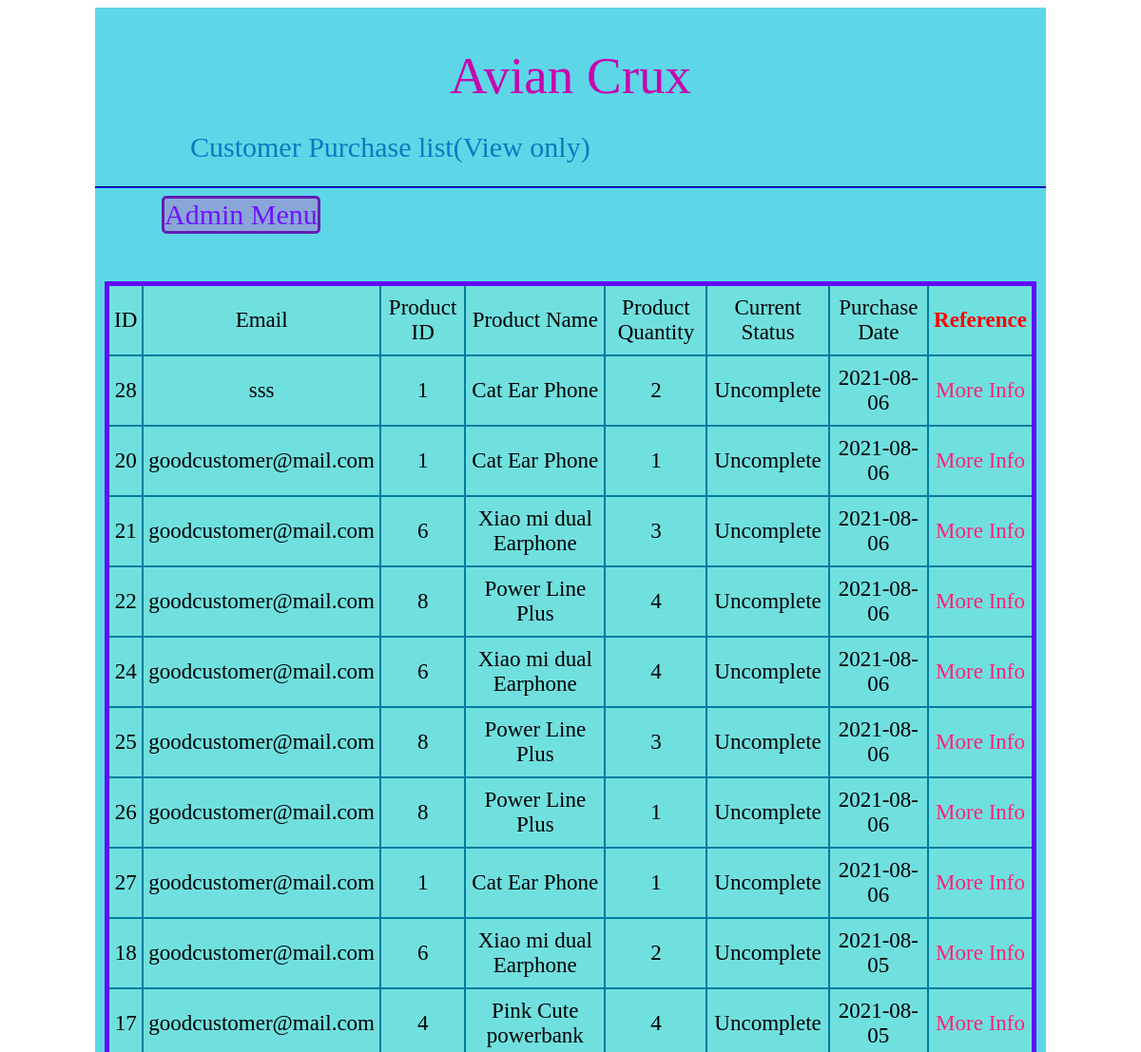
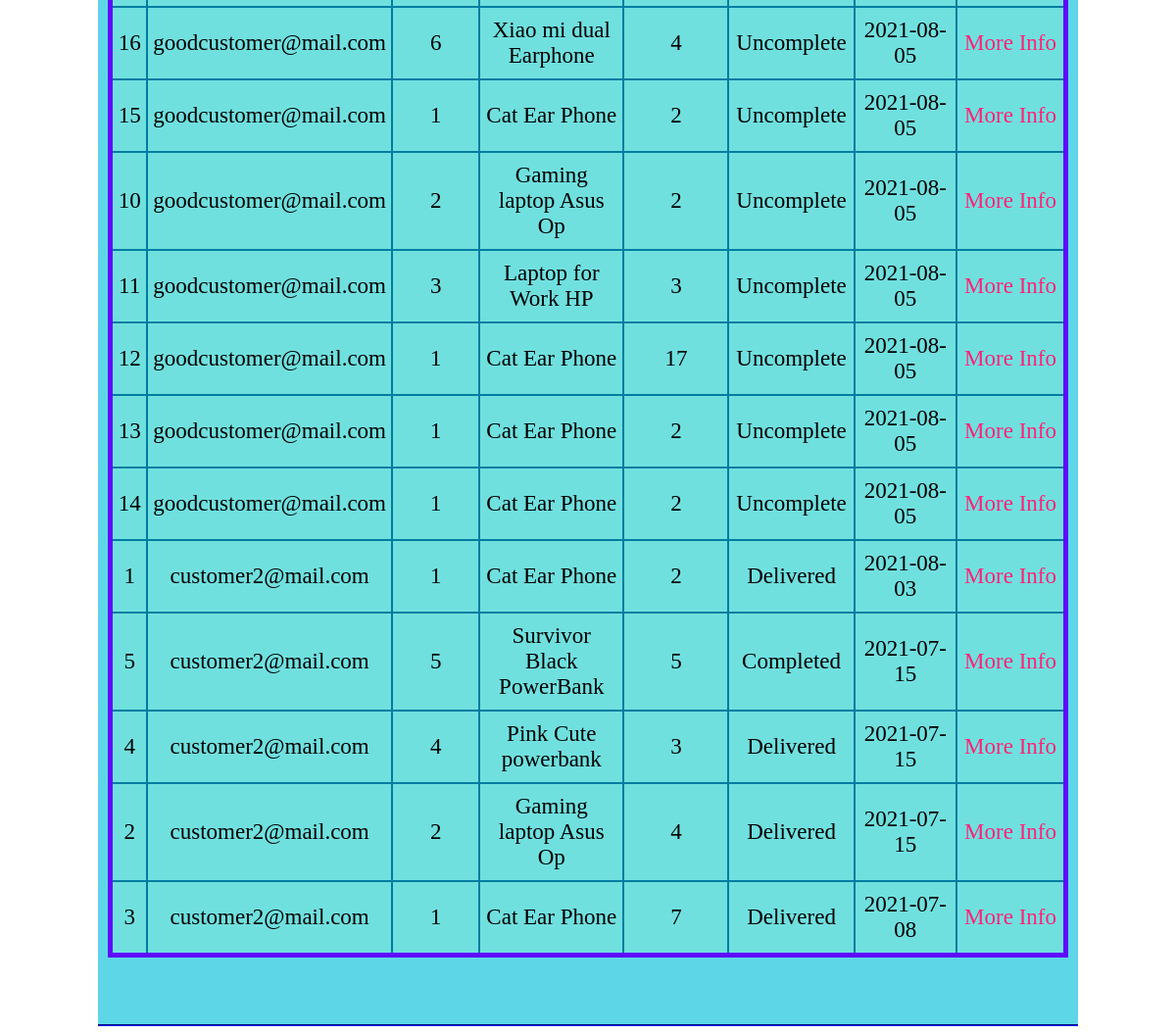
Screenshot of /AdminCustomerPurchaseList.php (signed in) with the database file from the repository (2 pictures, top to bottom).
### tables this page shows
CREATE TABLE `customerpurchaselist` (
  `PurchaseID` int(11) NOT NULL,
  `UserEmail` varchar(30) NOT NULL,
  `Quantity` int(11) NOT NULL,
  `ProductID` int(11) NOT NULL,
  `Status` varchar(50) NOT NULL,
  `PurchaseDate` date DEFAULT NULL,
  `DeliveryDate` date DEFAULT NULL,
  `ManagerID` int(11) DEFAULT NULL
);

CREATE TABLE `productlist` (
  `ProductID` int(11) NOT NULL,
  `ProductName` varchar(255) NOT NULL,
  `ProductDescription` varchar(255) NOT NULL,
  `ProductCategory` varchar(255) NOT NULL,
  `ProductStock` int(11) NOT NULL,
  `ProductCost` decimal(10,2) NOT NULL,
  `ProductPrice` decimal(10,2) NOT NULL,
  `ProductPicture` varchar(255) NOT NULL
);

### AdminCustomerPurchaseList.php (the view, shortened to what this page needs)
<?php session_start();
include_once 'connection.php';
$UserType = $_SESSION['usertype'];
if($UserType == "Admin"){
     ?>
<!DOCTYPE html>
<html lang="en">
<head>
    <link href="allin1css.css" rel="stylesheet"  type="text/css"/>
</head>
<body>
    <center>
<div id="contain">
    <div id="header"><center><div id= "pagetype">Avian Crux</div></center></div>
    <div id="menu" class="welcome">Customer Purchase list(View only)</div>
    <hr class="lining">
    <div id="menu" >
        <div id="firstconn"><a href="AvianCruxAdminHome.php" class="deco">Admin Menu</a></div>
    </div>
    <div style="height:60px;"></div>
    <table class="choosable">
<tr class="choosable">
<td class="choosable">ID</td>
<td class="choosable">Email</td>
<td class="choosable">Product ID</td>
<td class="choosable">Product Name</td>
<td class="choosable">Product Quantity</td>
<td class="choosable">Current Status</td>
<td class="choosable">Purchase Date</td>
<td class="choosable"><font color="red"><b>Reference</b></font></td>
</tr>
    <?php
    $sqlquery= "SELECT customerpurchaselist.PurchaseID,customerpurchaselist.UserEmail,customerpurchaselist.Quantity,customerpurchaselist.ProductID,customerpurchaselist.Status, customerpurchaselist.PurchaseDate,productlist.ProductName FROM `customerpurchaselist` LEFT JOIN productlist ON customerpurchaselist.ProductID = productlist.ProductID WHERE NOT customerpurchaselist.Status = 'InCart' ORDER BY PurchaseDate DESC";
    $result = mysqli_query($conn, $sqlquery);
    $resultcheck = mysqli_num_rows($result) ;
    if ($resultcheck >0){
        while($row = mysqli_fetch_assoc($result)){
            ?>
<tr class="choosable">
 <td class="choosable"> <?php echo $row['PurchaseID']; ?></td>
 <td class="choosable"> <?php echo $row['UserEmail']; ?></td>
 <td class="choosable"> <?php echo $row['ProductID']; ?></td>
 <td class="choosable"> <?php echo $row['ProductName']; ?></td>
 <td class="choosable"> <?php echo $row['Quantity']; ?></td>
 <td class="choosable"> <?php echo $row['Status']; ?></td>
 <td class="choosable"> <?php echo $row['PurchaseDate']; ?></td>
 <td class="choosable"> <a href="AdminCustomerPurchaseListDetail.php?PurchaseID=<?php echo $row['PurchaseID']; ?>" class="linkform">More Info</a></td>
 </tr>
<?php }
   }
    ?>
</table>
    <div style="height:60px;"></div>
    <hr class="lining">
</center>
</body>
<?php
}else{
    header("Location: Login.php");
}
?>

### allin1css.css (style rules this page uses)
#contain { background-color:rgb(93, 215, 231); width:1000px; }
#header { padding-top: 20px; height:110px; width:1000px; font-size:80px; text-align: center; }
#pagetype { padding-top: 20px; height:100px; width:300px; font-size:55px; text-align: center; color : rgb(199, 5, 173); }
#menu { font-size: 30px; height:30px; width:1000px; color : rgb(6, 124, 192); }
.welcome { text-align: left; padding-left: 100px; padding-bottom: 20px; }
#firstconn { float:left; margin-left: 70px; background-color: rgb(138, 166, 216); border-color: rgb(100, 30, 180); border-width: 3px; border-style: solid; border-radius: 5px; }
.deco { color : rgb(110, 20, 255); text-decoration: none; }
.lining { border-color : rgb(5, 2, 202) }
table.choosable { border-style: solid; border-color: rgb(95, 11, 251); border-width: 5px; text-align: center; border-collapse: collapse; background-color: rgba(141, 236, 208, 0.39); width: 98%; }
tr.choosable,td.choosable { font-size: 23px; border-style: solid; border-color: rgb(0, 124, 161); border-width: 2px; }
.linkform { text-decoration: none; color: rgb(255, 34, 119); }
tr, td { padding: 10px 5px; }

### rows the page displays
customerpurchaselist: PurchaseID "28", UserEmail "sss", ProductID "1", ProductID.ProductName "Cat Ear Phone", Quantity "2", Status "Uncomplete", PurchaseDate "2021-08-06"
customerpurchaselist: PurchaseID "20", UserEmail "goodcustomer@mail.com", ProductID "1", ProductID.ProductName "Cat Ear Phone", Quantity "1", Status "Uncomplete", PurchaseDate "2021-08-06"
customerpurchaselist: PurchaseID "21", UserEmail "goodcustomer@mail.com", ProductID "6", ProductID.ProductName "Xiao mi dual Earphone", Quantity "3", Status "Uncomplete", PurchaseDate "2021-08-06"
customerpurchaselist: PurchaseID "22", UserEmail "goodcustomer@mail.com", ProductID "8", ProductID.ProductName "Power Line Plus", Quantity "4", Status "Uncomplete", PurchaseDate "2021-08-06"
customerpurchaselist: PurchaseID "24", UserEmail "goodcustomer@mail.com", ProductID "6", ProductID.ProductName "Xiao mi dual Earphone", Quantity "4", Status "Uncomplete", PurchaseDate "2021-08-06"
customerpurchaselist: PurchaseID "25", UserEmail "goodcustomer@mail.com", ProductID "8", ProductID.ProductName "Power Line Plus", Quantity "3", Status "Uncomplete", PurchaseDate "2021-08-06"
customerpurchaselist: PurchaseID "26", UserEmail "goodcustomer@mail.com", ProductID "8", ProductID.ProductName "Power Line Plus", Quantity "1", Status "Uncomplete", PurchaseDate "2021-08-06"
customerpurchaselist: PurchaseID "27", UserEmail "goodcustomer@mail.com", ProductID "1", ProductID.ProductName "Cat Ear Phone", Quantity "1", Status "Uncomplete", PurchaseDate "2021-08-06"
customerpurchaselist: PurchaseID "18", UserEmail "goodcustomer@mail.com", ProductID "6", ProductID.ProductName "Xiao mi dual Earphone", Quantity "2", Status "Uncomplete", PurchaseDate "2021-08-05"
customerpurchaselist: PurchaseID "17", UserEmail "goodcustomer@mail.com", ProductID "4", ProductID.ProductName "Pink Cute powerbank", Quantity "4", Status "Uncomplete", PurchaseDate "2021-08-05"
customerpurchaselist: PurchaseID "16", UserEmail "goodcustomer@mail.com", ProductID "6", ProductID.ProductName "Xiao mi dual Earphone", Quantity "4", Status "Uncomplete", PurchaseDate "2021-08-05"
customerpurchaselist: PurchaseID "15", UserEmail "goodcustomer@mail.com", ProductID "1", ProductID.ProductName "Cat Ear Phone", Quantity "2", Status "Uncomplete", PurchaseDate "2021-08-05"
customerpurchaselist: PurchaseID "10", UserEmail "goodcustomer@mail.com", ProductID "2", ProductID.ProductName "Gaming laptop Asus Op", Quantity "2", Status "Uncomplete", PurchaseDate "2021-08-05"
customerpurchaselist: PurchaseID "11", UserEmail "goodcustomer@mail.com", ProductID "3", ProductID.ProductName "Laptop for Work HP", Quantity "3", Status "Uncomplete", PurchaseDate "2021-08-05"
customerpurchaselist: PurchaseID "12", UserEmail "goodcustomer@mail.com", ProductID "1", ProductID.ProductName "Cat Ear Phone", Quantity "17", Status "Uncomplete", PurchaseDate "2021-08-05"
customerpurchaselist: PurchaseID "13", UserEmail "goodcustomer@mail.com", ProductID "1", ProductID.ProductName "Cat Ear Phone", Quantity "2", Status "Uncomplete", PurchaseDate "2021-08-05"
customerpurchaselist: PurchaseID "14", UserEmail "goodcustomer@mail.com", ProductID "1", ProductID.ProductName "Cat Ear Phone", Quantity "2", Status "Uncomplete", PurchaseDate "2021-08-05"
customerpurchaselist: PurchaseID "1", UserEmail "customer2@mail.com", ProductID "1", ProductID.ProductName "Cat Ear Phone", Quantity "2", Status "Delivered", PurchaseDate "2021-08-03"
customerpurchaselist: PurchaseID "5", UserEmail "customer2@mail.com", ProductID "5", ProductID.ProductName "Survivor Black PowerBank", Quantity "5", Status "Completed", PurchaseDate "2021-07-15"
customerpurchaselist: PurchaseID "4", UserEmail "customer2@mail.com", ProductID "4", ProductID.ProductName "Pink Cute powerbank", Quantity "3", Status "Delivered", PurchaseDate "2021-07-15"
customerpurchaselist: PurchaseID "2", UserEmail "customer2@mail.com", ProductID "2", ProductID.ProductName "Gaming laptop Asus Op", Quantity "4", Status "Delivered", PurchaseDate "2021-07-15"
customerpurchaselist: PurchaseID "3", UserEmail "customer2@mail.com", ProductID "1", ProductID.ProductName "Cat Ear Phone", Quantity "7", Status "Delivered", PurchaseDate "2021-07-08"
